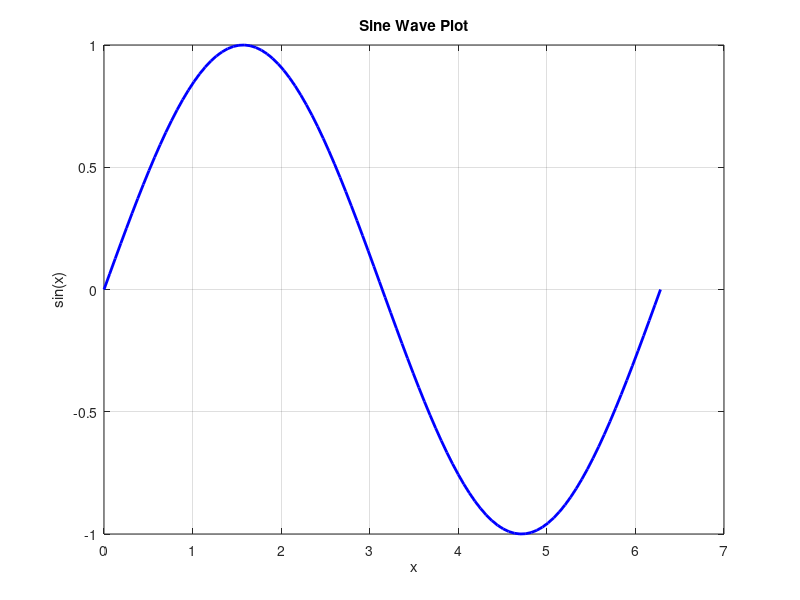

This chart was generated by the following MATLAB code:
% Generate x values from 0 to 2*pi
x = linspace(0, 2*pi, 100);

% Calculate y values (sine of x)
y = sin(x);

% Create the plot
figure;
plot(x, y, 'b-', 'LineWidth', 2);

% Add labels and title
xlabel('x');
ylabel('sin(x)');
title('Sine Wave Plot');

% Add grid
grid on;
